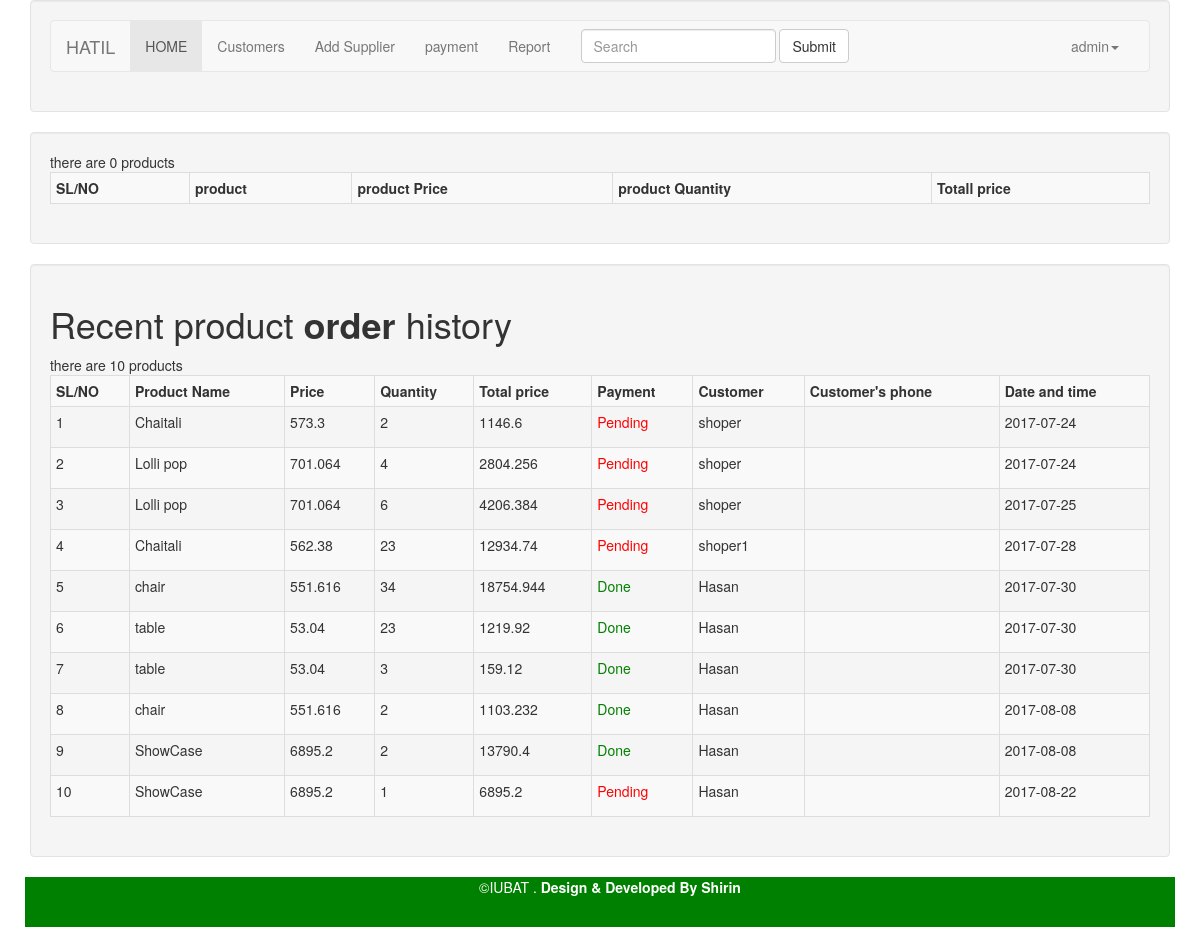
The page /admin/dealers/dashboard.php (signed in) on the database its author committed.
### tables this page shows
CREATE TABLE `p_sell` (
  `id` int(11) NOT NULL,
  `p_id` varchar(200) NOT NULL,
  `p_prize` varchar(200) NOT NULL,
  `p_quantity` varchar(200) NOT NULL,
  `totall_prize` varchar(200) NOT NULL,
  `users` varchar(200) NOT NULL,
  `sel_date_time` date NOT NULL,
  `activation` int(10) NOT NULL DEFAULT '0',
  `dealer` varchar(200) NOT NULL
);

### admin/dealers/dashboard.php (the view, shortened to what this page needs)
<?php  include('files/header.php');
       $db =  new Db();
	  $obj = $db->getConnection();
 include('files/menu.php');
 ?>
<div class="container">
	<div class="row">
		<div class="col-md-12">
			<div class="well">
				<table class="table table-striped table-condensed table-bordered table-hover">
					<tr>
						<th>SL/NO</th>
						<th>product </th>
					<th>product Price</th>
					<th>product Quantity</th>
					<th>Totall price</th>
					</tr>
				</table>
			</div>
		</div>
	</div>
</div>
<div class="container">
	<div class="row">
		<div class="col-md-12">
			<div class="well">
				<h1>Recent product <strong>order </strong> history</h1>
				<table class="table table-striped table-bordered table-hover table-condensed">
					<tr>
						<th>SL/NO</th>
						<th>Product Name</th>
					<th>Price</th>
					<th>Quantity</th>
					<th>Total price</th>
					<th>Payment</th>
					<th>Customer</th>
					 <th>Customer's phone</th>
                   <th>Date and time</th>
					</tr>
					<?php
					$i = 0;
					$sql = "SELECT * FROM `p_sell`";
					$query = $obj->prepare($sql);
					$query->execute();
					while($row=$query->fetch())
					{
						$i++;
?>
<tr>
	<td> <?php echo $i;?> </td>
	<td><?php echo $row['p_id'];?></td>
	<td><?php echo $row['p_prize'];?></td>
	<td><?php echo $row['p_quantity'];?></td>
	<td><?php echo $row['totall_prize'];?></td>
	<td><?php if ($row['activation'] == '1') {
		echo "<p style='color:green'>Done</p>";
	} else{
		echo "<p style='color:red'>Pending</p>";
	}
	?></td>
	<td><?php echo $row['users'];?></td>
	<td></td>
	<td><?php echo $row['sel_date_time'];?></td>
</tr>
<?php
					}
					?>
				</table>
			</div>
		</div>
	</div>
</div>
 <?php  include('files/footer.php'); ?>

### rows shown on the page
p_sell: p "Chaitali", p_prize "573.3", p_quantity "2", totall_prize "1146.6", activation "Pending", users "shoper", sel_date_time "2017-07-24"
p_sell: p "Lolli pop", p_prize "701.064", p_quantity "4", totall_prize "2804.256", activation "Pending", users "shoper", sel_date_time "2017-07-24"
p_sell: p "Lolli pop", p_prize "701.064", p_quantity "6", totall_prize "4206.384", activation "Pending", users "shoper", sel_date_time "2017-07-25"
p_sell: p "Chaitali", p_prize "562.38", p_quantity "23", totall_prize "12934.74", activation "Pending", users "shoper1", sel_date_time "2017-07-28"
p_sell: p "chair", p_prize "551.616", p_quantity "34", totall_prize "18754.944", activation "Done", users "Hasan", sel_date_time "2017-07-30"
p_sell: p "table", p_prize "53.04", p_quantity "23", totall_prize "1219.92", activation "Done", users "Hasan", sel_date_time "2017-07-30"
p_sell: p "table", p_prize "53.04", p_quantity "3", totall_prize "159.12", activation "Done", users "Hasan", sel_date_time "2017-07-30"
p_sell: p "chair", p_prize "551.616", p_quantity "2", totall_prize "1103.232", activation "Done", users "Hasan", sel_date_time "2017-08-08"
p_sell: p "ShowCase", p_prize "6895.2", p_quantity "2", totall_prize "13790.4", activation "Done", users "Hasan", sel_date_time "2017-08-08"
p_sell: p "ShowCase", p_prize "6895.2", p_quantity "1", totall_prize "6895.2", activation "Pending", users "Hasan", sel_date_time "2017-08-22"

### other values the page prints
$_SESSION['username'] "admin"
